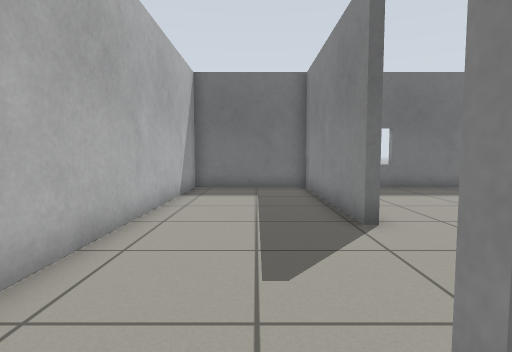
[1] (above)

19 first-person views from a walk through a Gazebo world. The camera is 0.72 m above the floor, tilts 4° down and sees 80° across. The floor is counted in squares, 0.5 m on a side. Each view is taken from the middle of a square. On the plan, view 1 faces up. The plan holds only what a view shows up to about 14 squares ahead; the rest is blank.

[2]
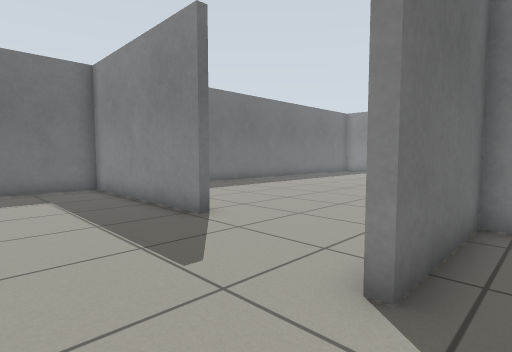

[3]
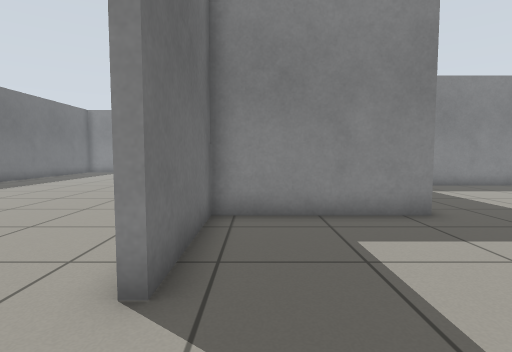

[4]
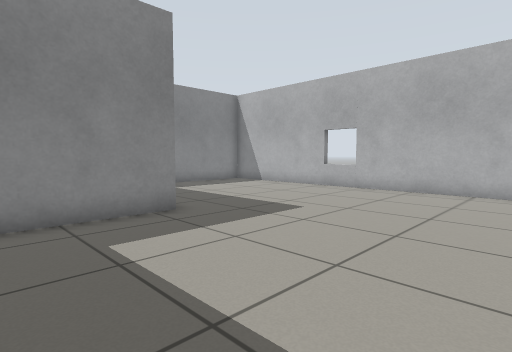

[5]
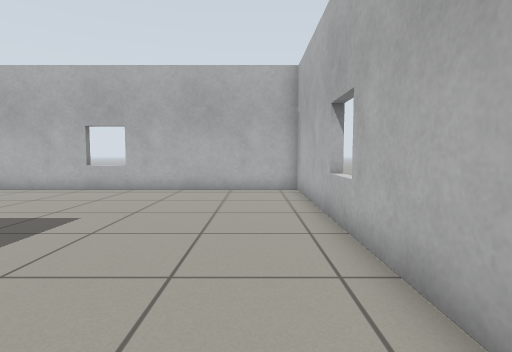

[6]
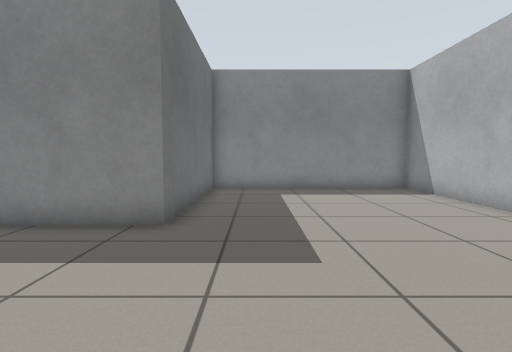

[7]
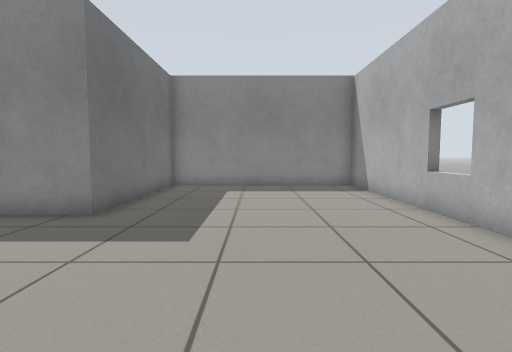

[8]
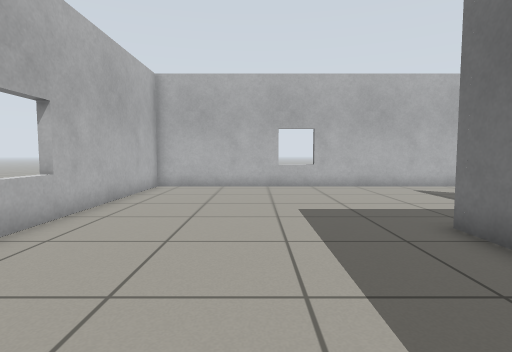

[9]
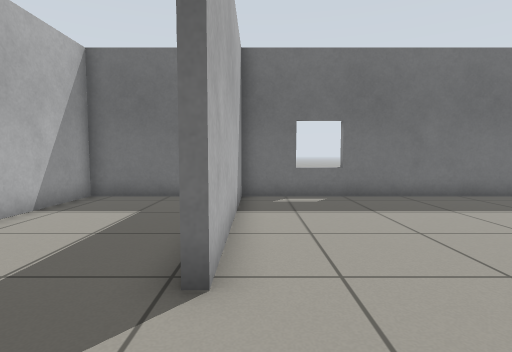

[10]
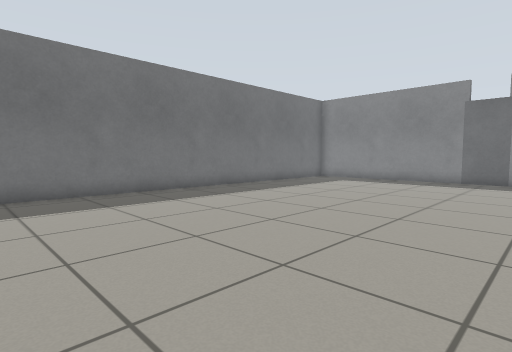

[11]
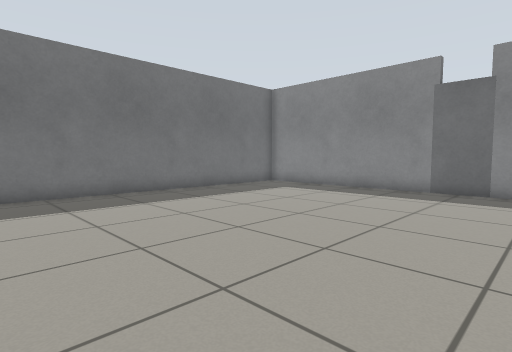

[12]
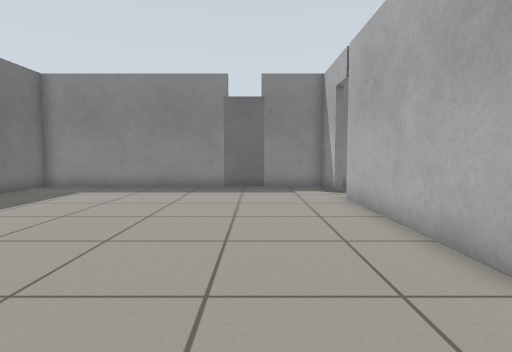

[13]
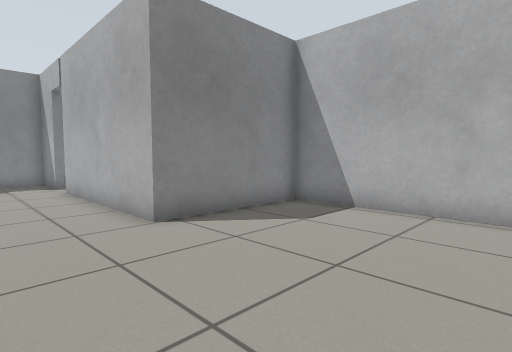

[14]
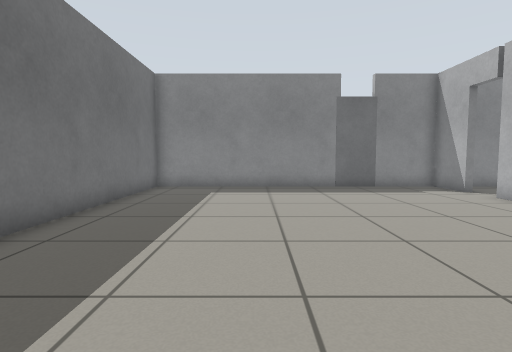

[15]
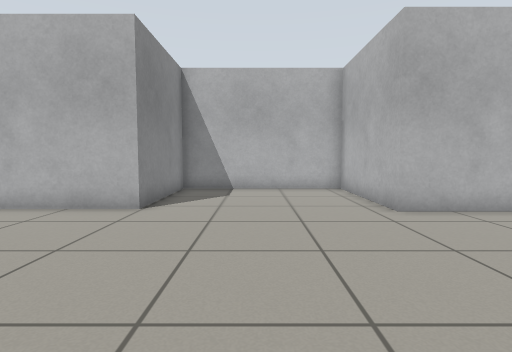

[16]
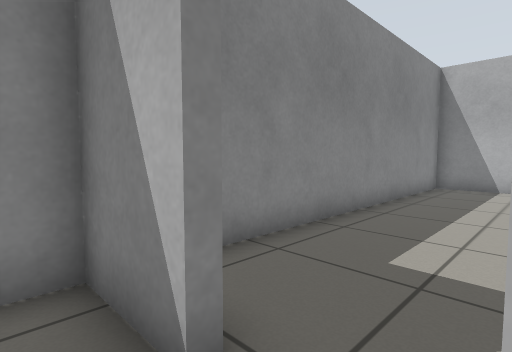

[17]
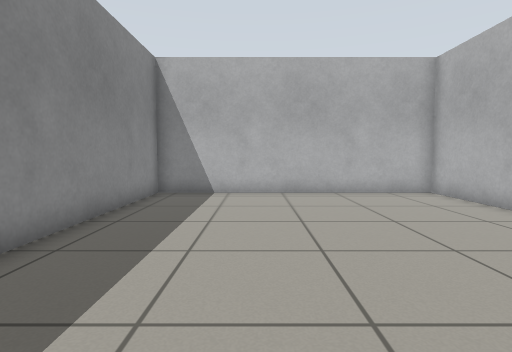

[18]
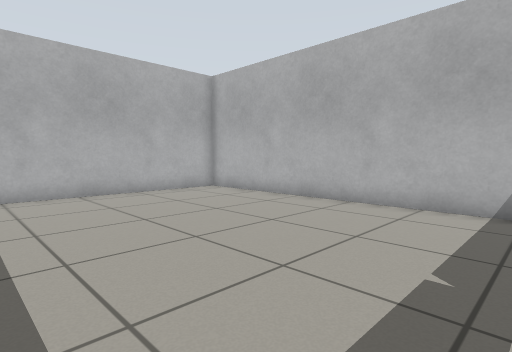

[19]
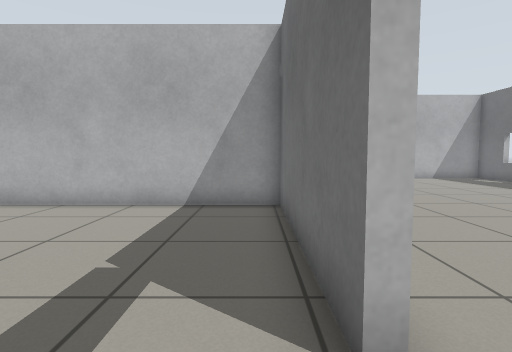

### Floor plan
Ten units are one square. View 1 is at (0, 0); x grows to the right and y downward. Boxes are objects, and circles mark ways between rooms. Rooms are numbered by the first view taken in them; rooms with no view inside come last. Other rooms are left out.
<svg viewBox="-32 -139 272 269">
<path fill="none" stroke="#000" d="M-27 -11 -27 125 121 125 121 41 51 41 51 -11 9 -11M206 -10 227 -10 227 -36M227 -54 227 -134 25 -134 25 -61M25 -14 54 -14 54 38 121 38 121 -10 191 -10M191 -7 124 -7 124 125 227 125 227 -1M25 -61 22 -61 22 -134 -27 -134 -27 -31"/>
<rect x="225" y="-55" width="10" height="20" fill="#bbb"><title>door leaf</title></rect>
<circle cx="-10" cy="-10" r="3" fill="#2a7"/>
<circle cx="200" cy="-10" r="3" fill="#2a7"/>
<circle cx="20" cy="-40" r="3" fill="#2a7"/>
<text x="40" y="70">1</text>
<text x="120" y="-70">2</text>
<text x="170" y="60">3</text>
<text x="0" y="-70">4</text>
</svg>
Room 1 opens to room 4. Room 2 opens to room 3. Room 2 opens to room 4.

Where each view was taken, in squares from view 1:
view 1: 0 up, 0 right, facing up
view 2: 0 up, 2 left, facing up-right
view 3: 0 up, 2 left, facing right
view 4: 0 up, 2 left, facing down-right
view 5: 0 up, 1 left, facing down
view 6: 6 down, 1 left, facing right
view 7: 8 down, 2 left, facing right
view 8: 8 down, 11 right, facing left
view 9: 3 up, 3 right, facing up
view 10: 2 up, 5 right, facing up-right
view 11: 2 up, 10 right, facing up-right
view 12: 4 up, 9 right, facing right
view 13: 4 up, 6 right, facing down-right
view 14: 9 up, 9 right, facing right
view 15: 9 up, 9 right, facing down
view 16: 2 up, 19 right, facing down-right
view 17: 1 down, 19 right, facing down
view 18: 1 down, 21 right, facing down-left
view 19: 0 up, 21 right, facing left
